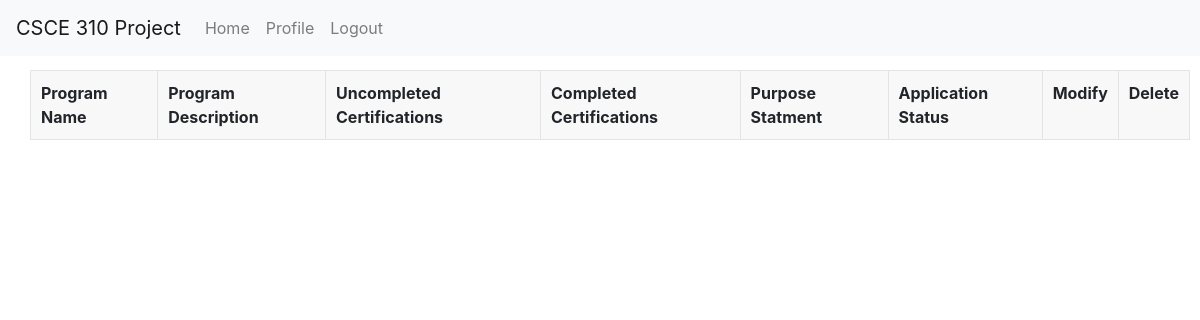
The app's page /app/application_review (signed in), older data.
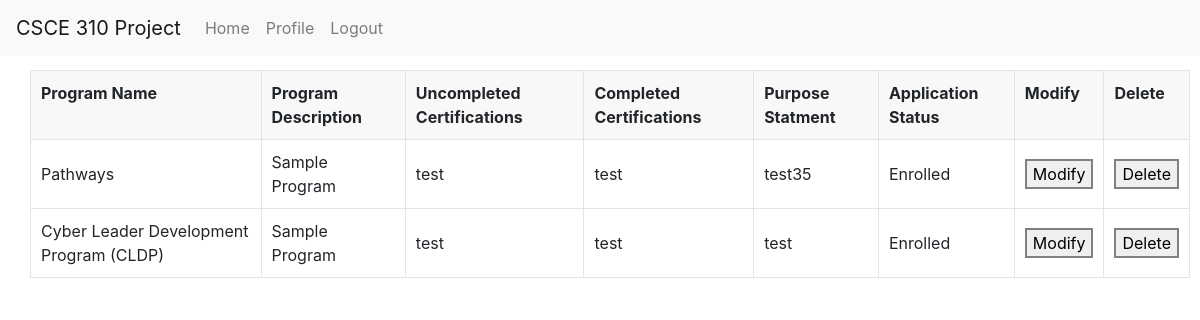
The same page, newer data.
### tables this page shows
CREATE TABLE Application (
                    app_num INTEGER PRIMARY KEY AUTOINCREMENT,
                    program_num INTEGER,
                    UIN INTEGER,
                    uncom_cert TEXT,
                    com_cert TEXT,
                    purpose_statement TEXT,
                    FOREIGN KEY(program_num) REFERENCES Programs(program_num),
                    FOREIGN KEY(UIN) REFERENCES College_students(UIN)
                    );

CREATE TABLE Programs (
                    program_num INTEGER PRIMARY KEY AUTOINCREMENT,
                    name TEXT,
                    description TEXT,
                    archived INTEGER
                    );

### routes/application.py (the view)
@application_bp.route('/application_review')
def application_review():
    conn = get_db_connection()
    applied_programs = get_applied_programs(conn, current_user.uin)
    conn.close()
    return render_template('student/application_review.html', applied_programs=applied_programs)

### app.py (called while the page is built)
@login_manager.user_loader
def load_user(UIN):
    return User(UIN)

### db.py (called while the page is built)
def get_db_connection():
    conn = sqlite3.connect('database.db')
    conn.row_factory = sqlite3.Row
    return conn

### util/Programs.py (called while the page is built)
def get_applied_programs(conn, UIN):
  return conn.execute(f"SELECT * FROM View_ApplicationDetails Where UIN = {UIN}").fetchall()

### templates/student/application_review.html (shortened to what this page needs)
<!DOCTYPE html>
<html lang="en">
<head>
  <link rel="stylesheet" href="../../static/general.css">
  <link rel="stylesheet" href="https://stackpath.bootstrapcdn.com/bootstrap/4.3.1/css/bootstrap.min.css">
</head>
<body>
  <nav class="navbar navbar-expand-lg navbar-light bg-light fixed-top">
    <a class="navbar-brand" href="#">CSCE 310 Project</a>
    <div class="collapse navbar-collapse" id="navbarNav">
        <ul class="navbar-nav">
            <li class="nav-item">
                <a class="nav-link" href="/home">Home</a>
            </li>
            <li class="nav-item">
                <a class="nav-link" href="/profile">Profile</a>
            </li>
            <li class="nav-item">
                <a class="nav-link" href="/logout">Logout</a>
            </li>
        </ul>
    </div>
  </nav>
  <table>
    <tr>
      <th>Program Name</th>
      <th>Program Description</th>
      <th>Uncompleted Certifications</th>
      <th>Completed Certifications</th>
      <th>Purpose Statment</th>
      <th>Application Status</th>
      <th>Modify</th>
      <th>Delete</th>
    </tr>
    {% for program_app in applied_programs %}
    <tr>
      <td>{{ program_app.name }}</td>
      <td>{{ program_app.description }}</td>
      <td>{{ program_app.uncom_cert }}</td>
      <td>{{ program_app.com_cert }}</td>
      <td>{{ program_app.purpose_statement }}</td>
      <td>
        {% if program_app.status == None %}
        Pending
        {% else %}
        {{ program_app.status }}
        {% endif %}
      </td>
      <td>
        <a href="/app/update_program_app/{{ program_app.app_num }}">
          <button>Modify</button>
        </a>
      </td>
      <td>
        <button onclick="deleteApp({{ program_app.app_num }})">Delete</button>
      </td>
    </tr>
    {% endfor %}
  </table>
</body>
</html>

Row changes from the older to the newer data that the page shows:
added Application: name "Pathways", description "Sample Program", uncom_cert "test", com_cert "test", purpose_statement "test35", status "Enrolled"
added Application: name "Cyber Leader Development Program (CLDP)", description "Sample Program", uncom_cert "test", com_cert "test", purpose_statement "test", status "Enrolled"
